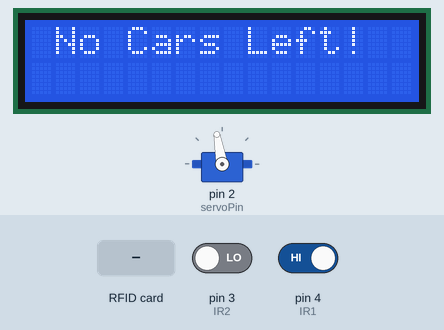
Simulated run of this sketch. Board: Arduino Uno, built with avr-gcc and run on an emulated ATmega328P. Shown: 16×2 character LCD, servo. The inputs (shaded band) are chosen by the test bench; at power-on: pin 4 (IR1) HIGH, pin 3 (IR2) LOW.

Above: at 4.3 s.
4.4 s: pin 4 (IR1) driven LOW
At 8.4 s:
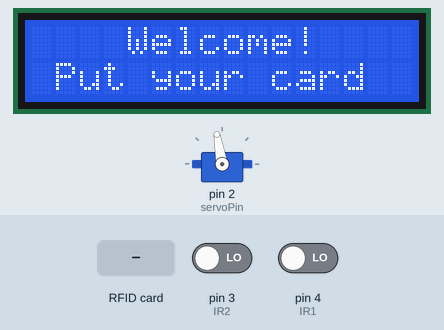
8.7 s: RFID card C3 29 C8 A9 held to the reader
At 10.5 s:
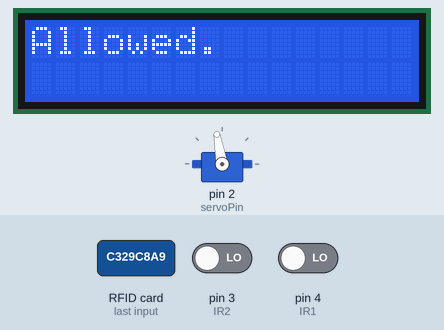
16.5 s: pin 3 (IR2) driven HIGH
At 20.0 s:
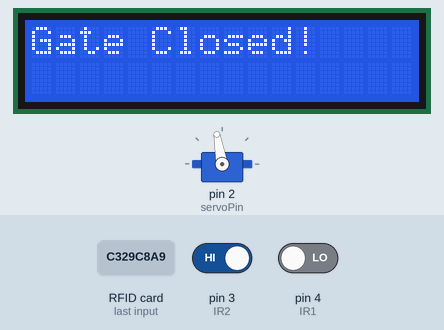
23.0 s: RFID card 5E 7A 19 C4 held to the reader
At 25.5 s:
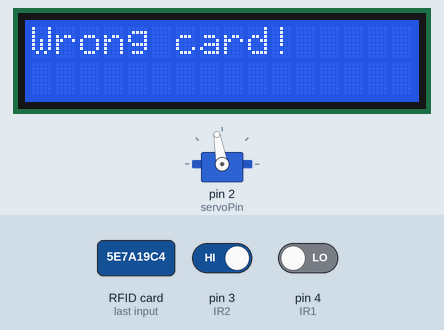
Timing chart, 0 to 27.0 s (numbered marks = the images above; inputs shaded):
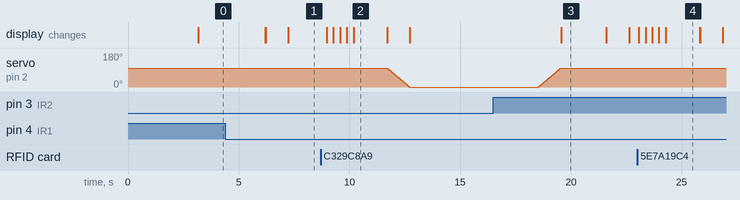

Measured:
- after the input at 4.4 s, the display: first differs from a run without the input after 1.8 s (image 1 shows a later state)
- after the input at 8.7 s, servo on pin 2 (servoPin): moves from 100° to 0° over 0.99 s, starting after 3.0 s; the display: first changes after 0.28 s (image 2 shows a later state)
- after the input at 16.5 s, servo on pin 2 (servoPin): moves from 0° to 100° over 1.0 s, starting after 2.0 s; the display: changes after 3.1 s (image 3)
- after the input at 23.0 s, the display: first changes after 0.07 s (image 4 shows a later state)
- what the display in image 2 shows lasts 1.5 s, from 10.2 s to 11.7 s
- what the display in image 3 shows lasts 2.0 s, from 19.6 s to 21.6 s

The sketch:

Main_Parking.ino
```cpp
#include <Wire.h>
#include <LiquidCrystal_I2C.h>
#include <Servo.h>
#include <SPI.h>
#include <MFRC522.h>

#define SS_PIN 10
#define RST_PIN 9
#define servoPin 2

String UID = "C3 29 C8 A9"; // Enter your card or keychain ID

MFRC522 rfid(SS_PIN, RST_PIN);
Servo myservo;
LiquidCrystal_I2C lcd(0x27, 16, 2);

int IR1 = 4; // Entry sensor
int IR2 = 3; // Exit sensor

int Slot = 4; // Total number of parking Slots
const int MaxSlots = 4; // Maximum number of slots

bool carEntering = false; // Track if a car is entering
bool carExiting = false; // Track if a car is exiting

void setup() {
  Serial.begin(9600);
  lcd.begin(); // Initialize the LCD
  lcd.backlight(); // Open the backlight
  pinMode(IR1, INPUT);
  pinMode(IR2, INPUT);
  myservo.attach(servoPin);
  myservo.write(100); // Close the gate initially
  lcd.setCursor(0, 0);
  lcd.print("    ARDUINO    ");
  lcd.setCursor(0, 1);
  lcd.print(" PARKING SYSTEM ");
  delay(3000);
  lcd.clear();

  SPI.begin();
  rfid.PCD_Init();
}

void loop() {
  // Check if a car is entering (IR1 -> IR2)
  if (digitalRead(IR1) == LOW && !carEntering && !carExiting) {
    carEntering = true;
    lcd.clear();
    lcd.setCursor(0, 0);
    lcd.print("Car Detected!");
    delay(1000);

    if (Slot > 0) {
      int pass = rfunc(); // Scan RFID card
      if (pass == 1) {
        smoothOpenGate(); // Open the gate smoothly
        Slot--; // Decrement available slots
        lcd.clear();
        lcd.setCursor(0, 0);
        lcd.print("Gate Opened!");
        delay(2000);

        // Wait for the car to pass through IR2
        while (digitalRead(IR2) == HIGH) {
          delay(100);
        }

        // Wait for the car to completely leave IR2
        while (digitalRead(IR2) == LOW) {
          delay(100);
        }

        delay(2000); // Wait 2 seconds before closing the gate
        smoothCloseGate(); // Close the gate smoothly
        lcd.clear();
        lcd.setCursor(0, 0);
        lcd.print("Gate Closed!");
        delay(2000);
      }
    } else {
      lcd.clear();
      lcd.setCursor(0, 0);
      lcd.print("    SORRY :(    ");
      lcd.setCursor(0, 1);
      lcd.print("  Parking Full  ");
      delay(3000);
      lcd.clear();
    }
    carEntering = false;
  }

  // Check if a car is exiting (IR2 -> IR1)
  if (digitalRead(IR2) == LOW && !carExiting && !carEntering) {
    if (Slot == MaxSlots) {
      // If all slots are available, show "No Cars Left!" message
      lcd.clear();
      lcd.setCursor(0, 0);
      lcd.print(" No Cars Left! ");
      delay(3000);
      lcd.clear();
    } else {
      carExiting = true;
      smoothOpenGate(); // Open the gate smoothly
      if (Slot < MaxSlots) {
        Slot++; // Increment available slots
      }
      lcd.clear();
      lcd.setCursor(0, 0);
      lcd.print("Car Exiting...");
      delay(2000);

      // Wait for the car to pass through IR1
      while (digitalRead(IR1) == HIGH) {
        delay(100);
      }

      // Wait for the car to completely leave IR1
      while (digitalRead(IR1) == LOW) {
        delay(100);
      }

      delay(2000); // Wait 2 seconds before closing the gate
      smoothCloseGate(); // Close the gate smoothly
      lcd.clear();
      lcd.setCursor(0, 0);
      lcd.print("Gate Closed!");
      delay(2000);
      carExiting = false;
    }
  }

  // Display available slots
  lcd.setCursor(0, 0);
  lcd.print("    WELCOME!    ");
  lcd.setCursor(0, 1);
  lcd.print("Slot Left: ");
  lcd.print(Slot);
}

// Function to smoothly open the gate
void smoothOpenGate() {
  for (int pos = 100; pos >= 0; pos -= 1) { // Move from 100° to 0°
    myservo.write(pos);
    delay(10); // Adjust delay for smoother/faster motion
  }
}

// Function to smoothly close the gate
void smoothCloseGate() {
  for (int pos = 0; pos <= 100; pos += 1) { // Move from 0° to 100°
    myservo.write(pos);
    delay(10); // Adjust delay for smoother/faster motion
  }
}

int rfunc() {
  lcd.clear();
  lcd.setCursor(4, 0);
  lcd.print("Welcome!");
  lcd.setCursor(1, 1);
  lcd.print("Put your card");
  delay(100);

  while (true) {
    if (rfid.PICC_IsNewCardPresent() && rfid.PICC_ReadCardSerial()) {
      break;
    }
    delay(300);
  }

  lcd.clear();
  lcd.setCursor(0, 0);
  lcd.print("Scanning");

  String ID = "";
  for (byte i = 0; i < rfid.uid.size; i++) {
    lcd.print(".");
    ID.concat(String(rfid.uid.uidByte[i] < 0x10 ? " 0" : " "));
    ID.concat(String(rfid.uid.uidByte[i], HEX));
    delay(300);
  }

  ID.toUpperCase();

  if (ID.substring(1) == UID) {
    lcd.clear();
    lcd.setCursor(0, 0);
    lcd.print("Allowed.");
    delay(1500);
    lcd.clear();
    return 1;
  } else {
    lcd.clear();
    lcd.setCursor(0, 0);
    lcd.print("Wrong card!");
    delay(1500);
    lcd.clear();
    return 0;
  }
}
```
